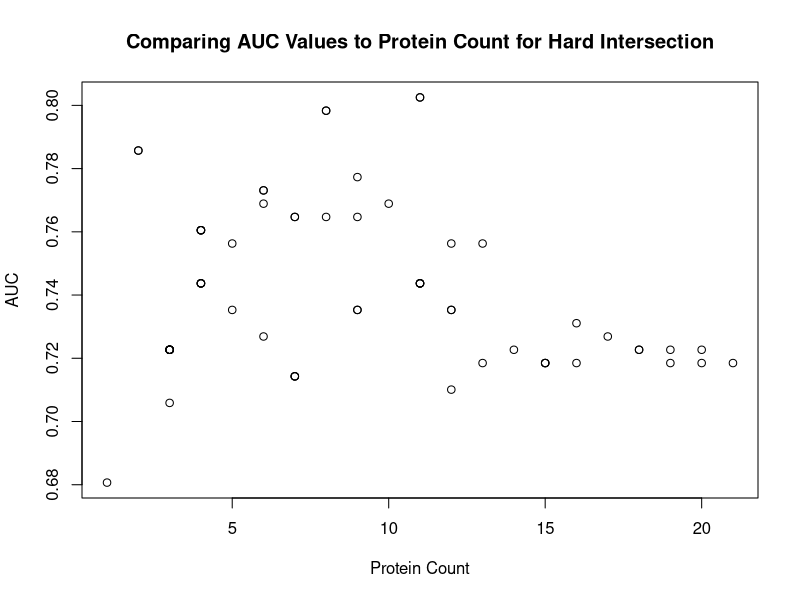
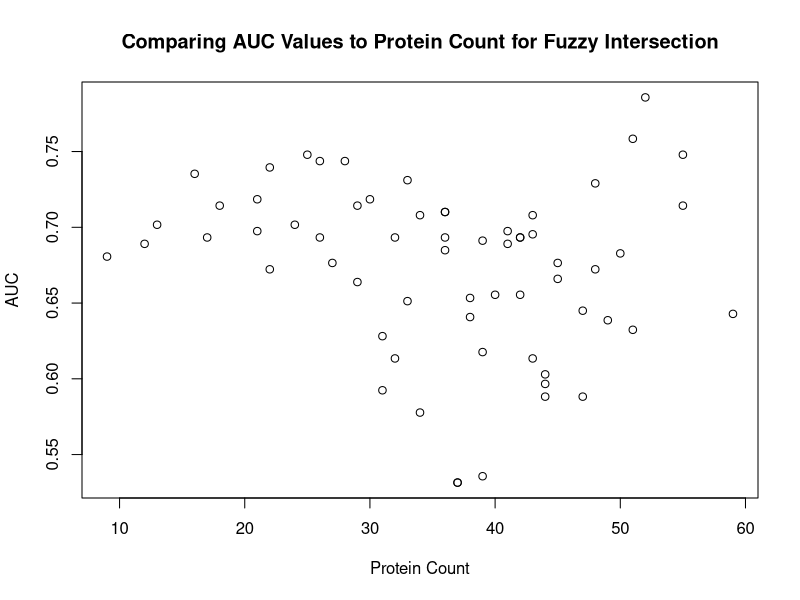
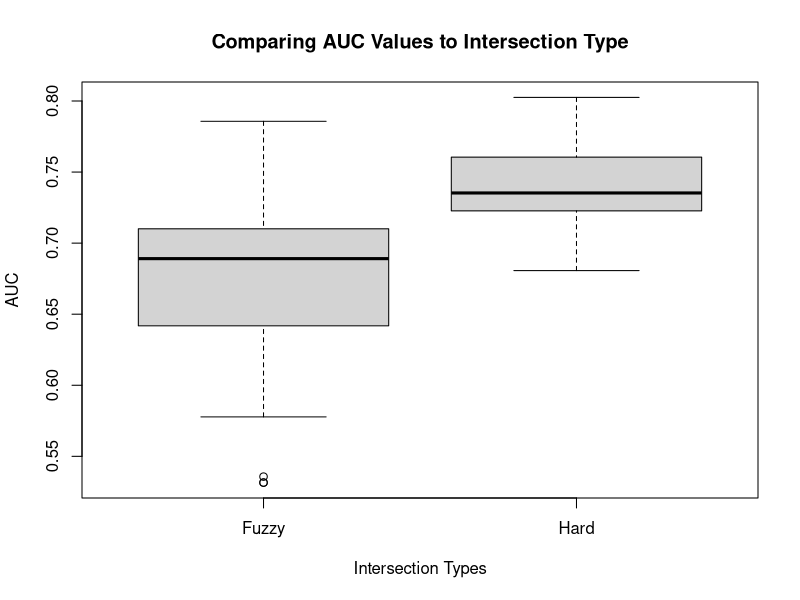

Here is the R script that generated these plots, in order:
## ---- chunk 1
# load any other packages and read data here
library(tidyverse)
library(knitr)
## ---- chunk 2
finalResults <- read.csv('../data/Q3v2_results.csv')
finalResults_rearange <- finalResults %>%
  group_by(proteins_s1,	proteins_s2, intersection) %>%
  mutate(group_auc = .estimate[.metric == 'roc_auc']) %>%
  ungroup() %>%
  arrange(desc(group_auc), proteins_s1,	proteins_s2, intersection)
kable(head(finalResults_rearange[,c(2,4,5,6,7,8)], n = 20), 
      col.names = c('Metric', 
                    'Estimte', 
                    'Proteins T-test', 
                    'Proteins Random Forest', 
                    'Total Proteins', 
                    'Intersection Type'),
      caption = 'Metrics for Some Higher Performing Models Sorted by AUC')
plot(finalResults[finalResults$intersection != 'Fuzzy' &  finalResults$.metric == 'roc_auc',]$.estimate ~ finalResults[finalResults$intersection != 'Fuzzy' &  finalResults$.metric == 'roc_auc',]$total_proteins,
     main = 'Comparing AUC Values to Protein Count for Hard Intersection', ylab = 'AUC', xlab = 'Protein Count')

plot(finalResults[finalResults$intersection != 'Hard' &  finalResults$.metric == 'roc_auc',]$.estimate ~ finalResults[finalResults$intersection != 'Hard' &  finalResults$.metric == 'roc_auc',]$total_proteins,
     main = 'Comparing AUC Values to Protein Count for Fuzzy Intersection', ylab = 'AUC', xlab = 'Protein Count')

#Shows that Fuzzy intersection on average performs worse in general
boxplot(finalResults[finalResults$.metric == 'roc_auc',]$.estimate ~ finalResults[finalResults$.metric == 'roc_auc',]$intersection,
        main = 'Comparing AUC Values to Intersection Type', ylab = 'AUC', xlab = 'Intersection Types')
## ---- chunk 3
finalResults <- read.csv('../data/Q3v2_results.csv')
finalResults_rearange <- finalResults %>%
  group_by(proteins_s1,	proteins_s2, intersection) %>%
  mutate(group_auc = .estimate[.metric == 'accuracy']) %>%
  ungroup() %>%
  arrange(desc(group_auc), proteins_s1,	proteins_s2, intersection)
kable(head(finalResults_rearange[,c(2,4,5,6,7,8)], n = 20), 
      col.names = c('Metric', 
                    'Estimte', 
                    'Proteins T-test', 
                    'Proteins Random Forest', 
                    'Total Proteins', 
                    'Intersection Type'),
      caption = 'Metrics for Some Higher Performing Models Sorted by Accuracy')
## ---- chunk 4
